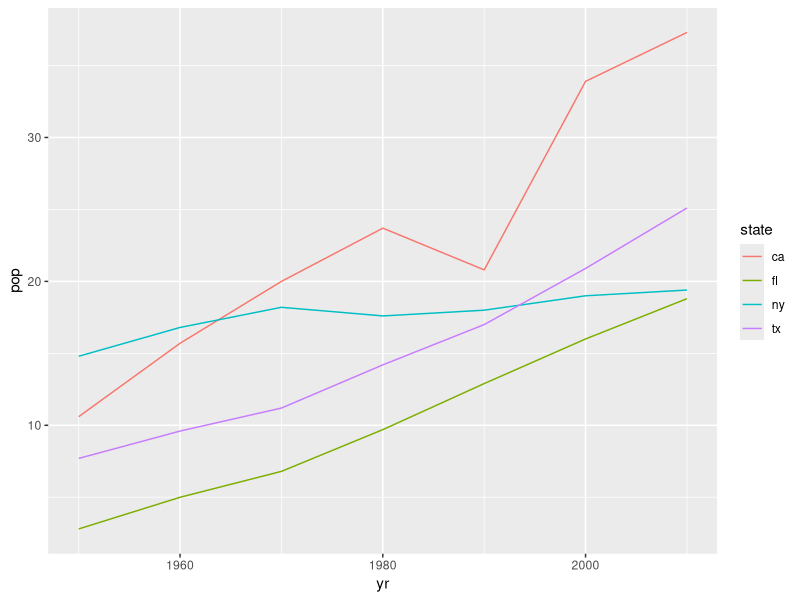

Reproduce this figure in R.
# 093_state_population.R
# ========================
library(data.table)
library(ggplot2)

# CENSUS DATA (source: wikipedia)
us <- c(
  150.7,
  179.3,
  203.2,
  226.5,
  248.7,
  281.4,
  308.8
)

ny <- c(
  14.8,
  16.8,
  18.2,
  17.6,
  18.0,
  19.0,
  19.4
)

ca <- c(
  10.6,
  15.7,
  20.0,
  23.7,
  20.8,
  33.9,
  37.3
)

fl <- c(
  2.8,
  5.0,
  6.8,
  9.7,
  12.9,
  16.0,
  18.8
)

tx <- c(
  7.7,
  9.6,
  11.2,
  14.2,
  17.0,
  20.9,
  25.1
)


yr <- c(
  1950,
  1960,
  1970,
  1980,
  1990,
  2000,
  2010
)

df <- data.frame(yr = yr, state = "ny", pop = ny)
df

df <- rbind(df, data.frame(yr = yr, state = "ca", pop = ca))
# df <- rbind(df, data.frame(yr=yr, state="us", pop=us))
df <- rbind(df, data.frame(yr = yr, state = "tx", pop = tx))
df <- rbind(df, data.frame(yr = yr, state = "fl", pop = fl))

df

ggplot() +
  geom_line(data = df, mapping = aes(yr, pop, color = state))
